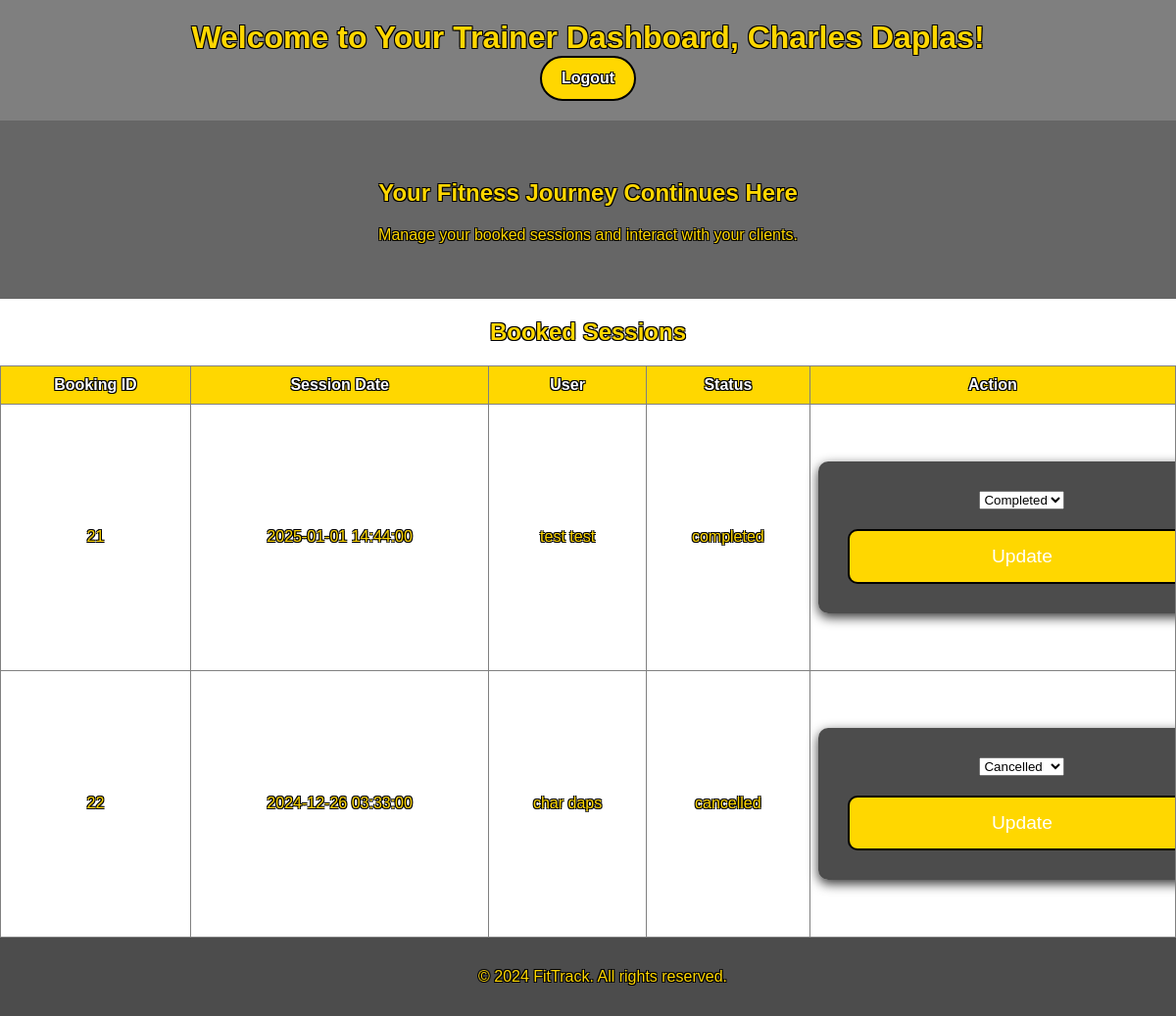
Page /trainer_dashboard.php (signed in) on the committed database.
### tables this page shows
CREATE TABLE `trainers` (
  `trainer_id` int(11) NOT NULL,
  `first_name` varchar(255) NOT NULL,
  `last_name` varchar(255) NOT NULL,
  `specialization` varchar(255) NOT NULL,
  `experience` text NOT NULL,
  `about_me` text NOT NULL,
  `profile_image` varchar(255) DEFAULT NULL,
  `created_at` timestamp NOT NULL DEFAULT current_timestamp(),
  `updated_at` timestamp NOT NULL DEFAULT current_timestamp() ON UPDATE current_timestamp(),
  `email` varchar(255) NOT NULL
);

CREATE TABLE `booked_sessions` (
  `booking_id` int(11) NOT NULL,
  `user_id` int(11) NOT NULL,
  `trainer_id` int(11) NOT NULL,
  `session_date` datetime NOT NULL,
  `status` enum('completed','cancelled','pending') DEFAULT NULL
);

CREATE TABLE `users` (
  `id` int(11) NOT NULL,
  `username` varchar(255) NOT NULL,
  `email` varchar(255) NOT NULL,
  `password` varchar(255) NOT NULL,
  `first_name` varchar(255) NOT NULL,
  `last_name` varchar(255) NOT NULL,
  `created_at` timestamp NOT NULL DEFAULT current_timestamp(),
  `updated_at` timestamp NOT NULL DEFAULT current_timestamp() ON UPDATE current_timestamp(),
  `reset_token` varchar(255) DEFAULT NULL,
  `reset_token_expiry` int(11) DEFAULT NULL,
  `verification_token` varchar(255) DEFAULT NULL,
  `verified` tinyint(1) DEFAULT 0,
  `role` enum('user','trainer') NOT NULL DEFAULT 'user'
);

### trainer_dashboard.php (the view, shortened to what this page needs)
<?php
include('db.php');
$trainer_id = $_SESSION['trainer_id'];
$stmt_name = $conn->prepare("SELECT first_name, last_name FROM trainers WHERE trainer_id = ?");
$stmt_name->bind_param("i", $trainer_id);
$stmt_name->execute();
$result_name = $stmt_name->get_result();
if ($result_name->num_rows > 0) {
    $trainer = $result_name->fetch_assoc();
    $trainer_name = htmlspecialchars($trainer['first_name'] . ' ' . $trainer['last_name']);
} else {
    $trainer_name = "Trainer";
}
$stmt = $conn->prepare("SELECT b.booking_id, b.session_date, b.status, u.first_name, u.last_name
                        FROM booked_sessions b
                        JOIN users u ON b.user_id = u.id
                        WHERE b.trainer_id = ?");
$stmt->bind_param("i", $trainer_id);
$stmt->execute();
$result = $stmt->get_result();
?>
<!DOCTYPE html>
<html lang="en">
<head>
    <link rel="stylesheet" href="styles.css">
</head>
<body>
    <header>
        <h1>Welcome to Your Trainer Dashboard, <?php echo $trainer_name; ?>!</h1>
        <nav>
            <ul>
                <li><a href="logout.php" class="nav-btn">Logout</a></li>
            </ul>
        </nav>
    </header>
    <section id="home-section" class="hero-section">
        <h2>Your Fitness Journey Continues Here</h2>
        <p>Manage your booked sessions and interact with your clients.</p>
    </section>
    <section id="sessions-section" class="sessions-section">
        <h2>Booked Sessions</h2>
        <div class="sessions">
            <table border="1">
                <tr>
                    <th>Booking ID</th>
                    <th>Session Date</th>
                    <th>User</th>
                    <th>Status</th>
                    <th>Action</th>
                </tr>
                <?php while ($row = $result->fetch_assoc()): ?>
                    <tr>
                        <td><?php echo htmlspecialchars($row['booking_id']); ?></td>
                        <td><?php echo htmlspecialchars($row['session_date']); ?></td>
                        <td><?php echo htmlspecialchars($row['first_name'] . " " . $row['last_name']); ?></td>
                        <td><?php echo htmlspecialchars($row['status']); ?></td>
                        <td>
                            <form action="update_session_status.php" method="POST">
                                <select name="status">
                                    <option value="completed" <?php echo $row['status'] == 'completed' ? 'selected' : ''; ?>>Completed</option>
                                    <option value="cancelled" <?php echo $row['status'] == 'cancelled' ? 'selected' : ''; ?>>Cancelled</option>
                                </select>
                                <button type="submit">Update</button>
                            </form>
                        </td>
                    </tr>
                <?php endwhile; ?>
            </table>
        </div>
    </section>
    <footer>
        <p>&copy; 2024 FitTrack. All rights reserved.</p>
    </footer>
</body>
</html>

### styles.css (style rules this page uses)
html, body { height: 100%; margin: 0; padding: 0; font-family: Arial, sans-serif; overflow-x: hidden; background-image: url('images/gym.gif'); background-size: cover; background-repeat: no-repeat; background-position: center; color: #ffd700; text-align: center; text-shadow: -1px -1px 0 #000, 1px -1px 0 #000, -1px 1px 0 #000, 1px 1px 0 #000; }
body { display: flex; flex-direction: column; min-height: 100vh; margin: 0; }
header { background-color: rgba(0, 0, 0, 0.5); padding: 20px; }
header h1 { margin: 0; color: #ffd700; }
nav ul { list-style-type: none; padding: 0; display: flex; justify-content: center; gap: 20px; }
nav ul li { margin: 0; }
nav ul li a.nav-btn { display: inline-block; padding: 12px 20px; background-color: #ffd700; color: white; text-decoration: none; border-radius: 30px; font-size: 16px; font-weight: bold; text-align: center; border: 2px solid black; transition: background-color 0.3s ease, transform 0.3s ease; }
.hero-section { background: rgba(0, 0, 0, 0.6); padding: 40px; }
footer { background-color: rgba(0, 0, 0, 0.7); padding: 15px; text-align: center; color: #ffd700; width: 100%; margin-top: auto; position: static; }
form { background-color: rgba(0, 0, 0, 0.7); width: 100%; max-width: 500px; margin: 50px auto; padding: 30px; border-radius: 10px; box-shadow: 0px 4px 12px rgba(0, 0, 0, 0.8); }
button[type="submit"] { background-color: #ffd700; padding: 15px 30px; border-radius: 10px; border: 2px solid black; cursor: pointer; font-size: 1.2rem; color: white; width: 100%; max-width: 400px; margin-top: 20px; display: block; margin-left: auto; margin-right: auto; }
html { scroll-behavior: smooth; }
a { color: #ffd700; text-decoration: none; font-weight: bold; transition: color 0.3s ease, transform 0.3s ease; }
table { width: 100%; border-collapse: collapse; }
th { text-align: center; padding: 10px; background-color: #ffd700;; color: #fff; }
td { text-align: center; padding: 8px; }
ul, ol { list-style: none; padding: 0; margin: 0; }

### rows in the picture
trainers: trainer_name "Charles Daplas"
booked_sessions: booking_id "21", session_date "2025-01-01 14:44:00", user.last_name "test test", status "completed", status "Completed"
booked_sessions: booking_id "22", session_date "2024-12-26 03:33:00", user.last_name "char daps", status "cancelled", status "Cancelled"
